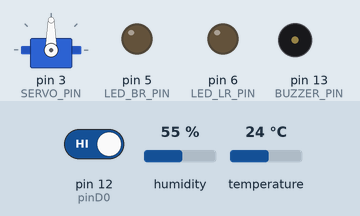
Recording of a sketch running on a simulated Arduino Uno, built with avr-gcc and run on an emulated ATmega328P. On the bench: servo, output pins drawn as LEDs (lit = HIGH), buzzer (waves = sounding, pin HIGH). The inputs (shaded band) are chosen by the test bench; at power-on: pin 12 (pinD0) HIGH, humidity 55 %, temperature 24 °C.

Above: at 1.3 s.
1.4 s: pin 12 (pinD0) driven LOW
At 1.7 s:
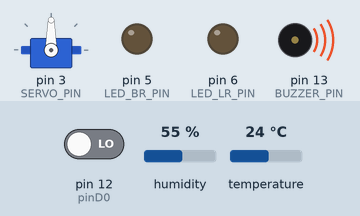
2.9 s: pin 12 (pinD0) driven HIGH
At 4.0 s:
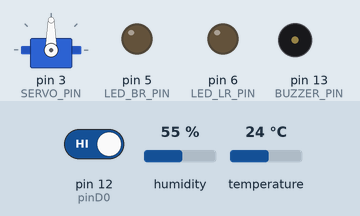
Timing chart, 0 to 5.9 s (numbered marks = the images above; inputs shaded):
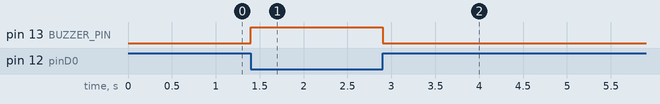

The sketch:

ArduinoUno.ino
```cpp
#include <SoftwareSerial.h>
#include "ArduinoJson.h"
#include "DHT.h"
#include <Servo.h>
#define RX_PIN 10
#define TX_PIN 11
#define DHTsensor_PIN 7
#define LED_LR_PIN 6
#define LED_BR_PIN 5
#define PIR_PIN 4
#define SERVO_PIN 3

#define pinA0 A0
#define pinD0 12
#define BUZZER_PIN 13
int flameD0;

bool fireDetected = false;

float temperature = 0;
float humidity = 0;
unsigned long lastUpdateTime = 0;

bool livingRoomLedState = false;
bool bedRoomLedState = false;

bool doorState = false;
unsigned long motionTimer = 0;
const unsigned long timeout = 3000;

SoftwareSerial mySerial(RX_PIN, TX_PIN);
StaticJsonDocument<100> json;
DHT dht(DHTsensor_PIN,DHT11);
Servo myservo;

void setup() {
  dht.begin();

  pinMode(LED_LR_PIN,OUTPUT);
  pinMode(LED_BR_PIN,OUTPUT);
  digitalWrite(LED_LR_PIN,LOW);
  digitalWrite(LED_BR_PIN,LOW);

  myservo.attach(SERVO_PIN);
  myservo.write(90);
  myservo.detach();
  pinMode(PIR_PIN, INPUT);
  pinMode(pinD0, INPUT);
  pinMode(BUZZER_PIN, OUTPUT);

  Serial.begin(9600);
  mySerial.begin(9600);

  sendStatus();
}

void loop() {
  updateDHTSensor();
  receiveCommands();
  handleFireSensor();
}

void updateDHTSensor() {
  unsigned long currentTime = millis();
  if (currentTime - lastUpdateTime >= 5000) {
    temperature = dht.readTemperature();
    humidity = dht.readHumidity();
    sendStatus();  // Send updated JSON data
    lastUpdateTime = currentTime;
  }
}

void handlePIRSensor() {
  if (digitalRead(PIR_PIN) == HIGH) {
    if (!doorState) {
      openDoor();
    }
    motionTimer = millis();  // Reset timer when motion detected
  } else if (doorState && millis() - motionTimer >= timeout) {
    closeDoor();
  }
}


void receiveCommands() {
  if (mySerial.available()) {
    String line = mySerial.readStringUntil('\n');
    DeserializationError error = deserializeJson(json, line);
    if (error) {
      Serial.print("deserializeJson() failed: ");
      Serial.println(error.c_str());
      return;
    }
    processCommand(json);
  }
}

void processCommand(JsonDocument& json) {
  if (json.containsKey("livingRoomLedState")) {
    livingRoomLedState = json["livingRoomLedState"];
    digitalWrite(LED_LR_PIN, livingRoomLedState);
  }
  if (json.containsKey("bedRoomLedState")) {
    bedRoomLedState = json["bedRoomLedState"];
    digitalWrite(LED_BR_PIN, bedRoomLedState);
  }
  if (json.containsKey("doorState")) {
    bool requestedDoorState = json["doorState"];
    if (requestedDoorState != doorState) {
      if (requestedDoorState) openDoor();
      else closeDoor();
    }
  }
  sendStatus();  // Send current status after processing command
}

void openDoor() {
  myservo.attach(SERVO_PIN);  // Attach before moving
  myservo.write(0);
  delay(100);                 // Small delay to allow movement
  myservo.detach();
  doorState = true;
  sendStatus();
}

void closeDoor() {
  myservo.attach(SERVO_PIN);  // Attach before moving
  myservo.write(90);
  delay(100);                 // Small delay to allow movement
  myservo.detach();
  doorState = false;
  sendStatus();
}

void handleFireSensor() {
  flameD0 = digitalRead(pinD0);
  bool newFireDetected = (flameD0 == 0);
  if (newFireDetected != fireDetected) {
    fireDetected = newFireDetected;
    digitalWrite(BUZZER_PIN, fireDetected ? HIGH : LOW);
    sendStatus();
  }
}


void sendStatus() {
  json.clear();
  json["livingRoomLedState"] = livingRoomLedState;
  json["bedRoomLedState"] = bedRoomLedState;
  json["doorState"] = doorState;
  json["temperature"] = temperature;
  json["humidity"] = humidity;
  json["fireDetected"] = fireDetected;
  serializeJson(json, mySerial);
  mySerial.println();
}
```

Measured:
- after the input at 1.4 s, pin 13 (BUZZER_PIN): LOW → HIGH at once
- after the input at 2.9 s, pin 13 (BUZZER_PIN): HIGH → LOW at once
